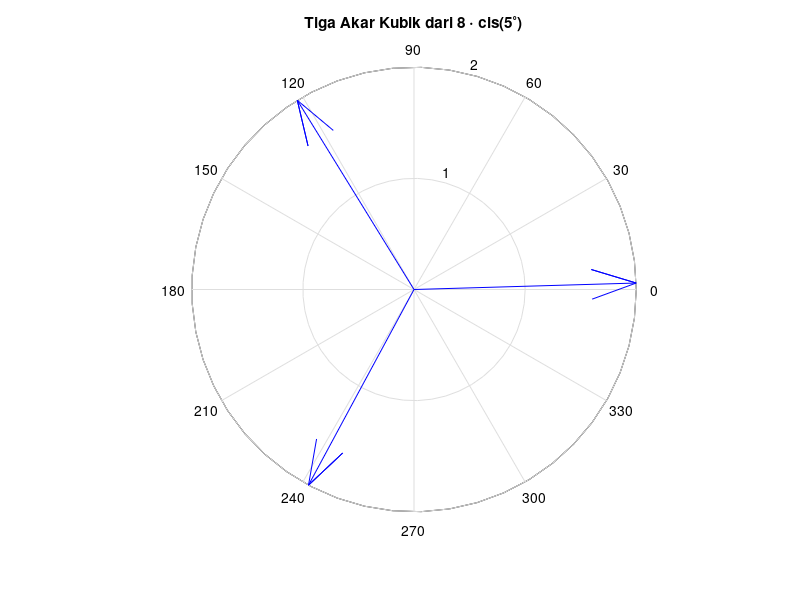

This figure's MATLAB source:
% Operasi Kompleks & Visualisasi Argand
z1 = 2 + 2i;
z2 = 2 - 2i;

disp('Verifikasi Perhitungan manual');
disp(['z1 + z2 = ', num2str(z1 + z2)]);
disp(['z1 * z2 = ', num2str(z1 * z2)]);
disp(['z1 / z2 = ', num2str(z1 / z2)]);
disp(['|z1 - z2| = ', num2str(abs(z1 - z2))]);

% Menghitung Akar Kubik Kompleks untuk w = 8 cis(5 derajat)
theta0_rad = deg2rad(5);
r = 8;
r_akar = r^(1/3); 

% Tiga akar kubik menggunakan De Moivre
akar1 = r_akar * exp(1i * (theta0_rad)/3);
akar2 = r_akar * exp(1i * (theta0_rad + 2*pi)/3);
akar3 = r_akar * exp(1i * (theta0_rad + 4*pi)/3);

% Plot di Bidang Argand
figure('Name', 'Soal 4 - Akar Kubik Bidang Argand');
compass([akar1, akar2, akar3]);
title('Tiga Akar Kubik dari 8 \cdot cis(5^\circ)');
